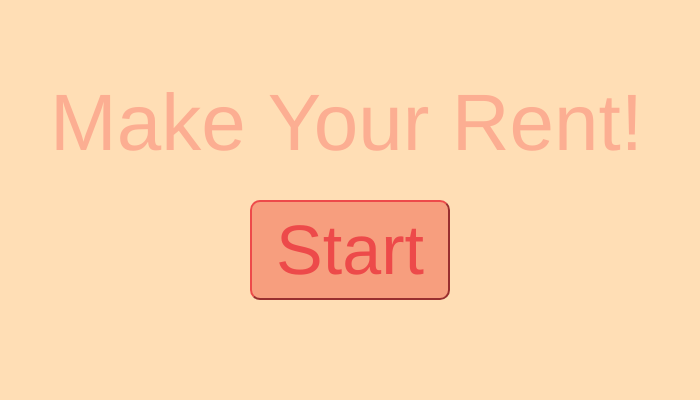
Frame 1 (no input)
Frame 60 (no input): identical to frame 1, image omitted
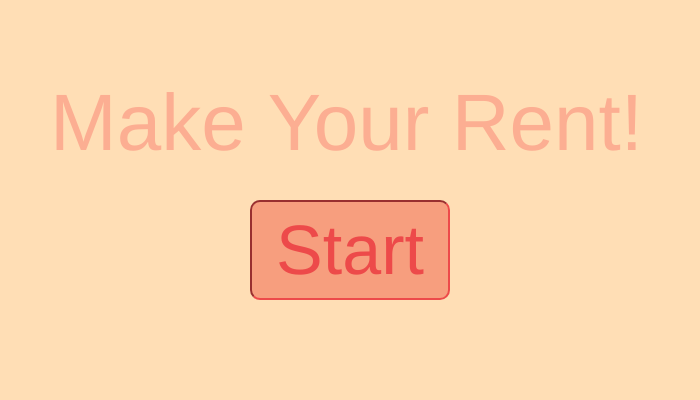
Frame 120 (the mouse pressed at the canvas centre since frame 60)

The p5.js sketch that drew these frames (run headless with seeded random() and noise() and a simulated clock; from frame 60 on, the mouse is pressed at the canvas centre):

// p5.js sketch
// ── sketch.js
var stats;
var stress = 150;
var money = 50;
var screen = "title";
let cards = ['a', 'b', 'c', 'd', 'e', 'f', 'g'];
let startButton;
let playButton;
let nextdayButton;
let playagainButton;
let card1Value, card2Value, card3Value;
let day = ['Sunday', 'Monday', 'Tuesday', 'Wednesday', 'Thursday', 'Friday', 'Saturday']
let dayIndex = 0;
//buttonstyle variables
var lpink = '#f79e7e'
var dpink = "#ed4a4a"
var bordRad = "10px"
//cardtextvar
let chosenCard;
let chosenValue;

function setup() {
    createCanvas(700, 400);
    startButton = createButton('Start');
    playButton = createButton('Play');
    nextdayButton = createButton('Next Day');
    playButton.hide();
    nextdayButton.hide();
    playagainButton = createButton('Play Again');
    playagainButton.hide();
}

function draw() {
    background(255, 222, 181);
    textSize(12);
    noEnergy();
    if (stress > 200) {
        stress = 200;
    }
    if (screen === "title") {
        titleScreen();
    }
    else if (screen === "instruct") {
        instructScreen();
    }
    else if (screen === "game") {
        gameScreen();
    }
    else if (screen === "result") {
        resultScreen();
    }
    else if (screen === "win") {
        winGame();
    }
    else if (screen === "lose") {
        loseGame();
    }
    else if (screen === "noenergy") {
        noEnergy2();
    }
}

function titleScreen() {
    textSize(80);
    fill(252, 174, 146);
    text("Make Your Rent!", 50, 150);
    startButton.style('font-size', '70px')
    startButton.style('background-color', lpink);
    startButton.style('color', dpink)
    startButton.position(250, 200);
    startButton.size(200, 100);
    startButton.style("border-radius", bordRad);
    startButton.style("border-color", dpink);
    startButton.mouseClicked(buttonClick);
}

function buttonClick() {
    screen = "instruct";
    startButton.hide();
}

function instructScreen() {
    noStroke();
    fill(255, 255, 255);
    rect(70, 70, 550, 270);
    fill('#ed4a4a');
    textSize(30);
    text('How to Play', 85, 110);
    fill('#f79e7e');
    textSize(15);
    text('It is currently Sunday and you must make $500 in rent by Saturday. ', 85, 140);
    text('You have an energy meter which starts at 75%.', 85, 160);
    text('You also have a money counter which starts at $50.', 85, 180);
    text('Each day at work you will make choices that affect money and energy', 85, 200);
    text('Make sure to keep them balanced!', 85, 220);
    text('You earn $60 after each hard day of work, but lose energy', 85, 240);
    playButton.show();
    playButton.style('font-size', '40px')
    playButton.style('background-color', lpink);
    playButton.style('color', dpink)
    playButton.position(260, 250);
    playButton.size(150, 50);
    playButton.style("border-radius", bordRad);
    playButton.style("border-color", dpink);
    playButton.mouseClicked(startGame);
}

function startGame() {
    screen = "game";
    playButton.hide();
    randomizeCards();
    nextdayButton.hide();
}

function gameScreen() {
    stressBar();
    moneyCount();
    gameBG();
    dayName();
}

function stressBar() {
    fill(255, 255, 255);
    rect(100, 50, 200, 30);
    textSize(20);
    text('Energy %', 100, 40);
    fill(dpink);
    rect(100, 50, stress, 30);
}

function moneyCount() {
    fill(255, 255, 255);
    text('Money', 20, 40);
    text('$', 20, 65);
    textSize(30);
    fill(dpink);
    text(money, 35, 75);
}

function dayName() {
    fill(255, 255, 255);
    textSize(20);
    text('Day:', 470, 30);
    textSize(30);
    fill(dpink);
    text(day[dayIndex], 525, 35);

}


function gameBG() {
    noStroke();
    fill(255, 255, 255);
    rect(70, 95, 550, 270);
    cardDraw();

}


function cardDraw() {
    textSize(15);
    card1();
    card2();
    card3();

}

function card1() {

    if (mouseX > 90 && mouseX < 240 && mouseY > 110 && mouseY < 310) {
        fill('#d13232');

    } else {
        fill(lpink);

    }
    rect(90, 110, 150, 200, 20);
    fill(255, 255, 255);
    if (card1Value === 'a') {
        text('Help an old lady', 100, 150);
        text('cross the road', 100, 165);
    } else if (card1Value === 'b') {
        text('Grab coffee before', 100, 150);
        text('work', 100, 165)
    } else if (card1Value === 'c') {
        text('Work overtime', 100, 150);
    } else if (card1Value === 'd') {
        text('Put time into', 100, 150);
        text('your crypto', 100, 165);
        text('side hustle', 100, 180);
    } else if (card1Value === 'e') {
        text('Buy your boss', 100, 150);
        text('coffee', 100, 165);
    } else if (card1Value === 'f') {
        text('Sleep in', 100, 150);
    } else if (card1Value === 'g') {
        text('Look at the', 100, 150);
        text('noise coming from', 100, 165);
        text('your car hood', 100, 180);
    }
}

function card2() {
    if (mouseX > 270 && mouseX < 420 && mouseY > 110 && mouseY < 310) {
        fill('#d13232');

    } else {
        fill(lpink);

    }
    rect(270, 110, 150, 200, 20);
    fill(255, 255, 255);
    if (card2Value === 'a') {
        text('Help an old lady', 280, 150);
        text('cross the road', 280, 165);
    } else if (card2Value === 'b') {
        text('Dress dapper', 280, 150);
    } else if (card2Value === 'c') {
        text('Put extra effort', 280, 150);
        text('into the sale', 280, 165);
    }
    else if (card2Value === 'd') {
        text('Make coffee at home', 280, 150);
    }
    else if (card2Value === 'e') {
        text('Skip lunch', 280, 150);
    }
    else if (card2Value === 'f') {
        text('Take your boss', 280, 150);
        text('to lunch', 280, 165);
    }
    else if (card2Value === 'g') {
        text('Look into your', 280, 150);
        text("co-worker's MLM", 280, 165);
        text('scheme', 280, 180);
    }
}

function card3() {
    if (mouseX > 450 && mouseX < 600 && mouseY > 110 && mouseY < 310) {
        fill('#d13232');

    } else {
        fill(lpink);

    }
    rect(450, 110, 150, 200, 20);
    fill(255, 255, 255);
    if (card3Value === 'a') {
        text('Meal-prep', 460, 150);
    } else if (card3Value === 'b') {
        text('Sing on your way', 460, 150);
        text('to work', 460, 165);
    } else if (card3Value === 'c') {
        text('Participate in', 460, 150);
        text('company bonding', 460, 165);
    } else if (card3Value === 'd') {
        text('Work extra hard', 460, 150);
    }
    else if (card3Value === 'e') {
        text('Pick up a', 460, 150);
        text('second shift', 460, 165);
    }
    else if (card3Value === 'f') {
        text('Steal handicapped', 460, 150);
        text('parking', 460, 165);
    }
    else if (card3Value === 'g') {
        text('Buy a lottery', 460, 150);
        text("ticket before work", 460, 165);
    }
}

function randomizeCards() {
    card1Value = random(cards);
    card2Value = random(cards);
    card3Value = random(cards);
}

function mousePressed() {
    if (screen === "game") {
        if (mouseX > 90 && mouseX < 240 && mouseY > 110 && mouseY < 310) {

            if (card1Value === 'a') {
                chosenCard = 'help an old lady cross the road'
                chosenValue = 'She dragged you into running her errands all day'
                stats = '-$50 , -25% energy'
                money -= 50
                stress -= 50
            }
            else if (card1Value === 'b') {
                chosenCard = 'grab a coffee before work'
                chosenValue = 'Why was it $10?'
                stats = '-$10 , +25% energy'
                money -= 10
                stress += 50
            }
            else if (card1Value === 'c') {
                chosenCard = 'work overtime'
                chosenValue = 'You worked your butt off and look where it got ya'
                stats = '+$100 , -50% energy'
                money += 100
                stress -= 100
            }
            else if (card1Value === 'd') {
                chosenCard = 'put time into your crypto side hustle'
                chosenValue = "Turns out it wasn't a scam"
                stats = '+$100 , -25% energy'
                money += 100
                stress -= 50
            }
            else if (card1Value === 'e') {
                chosenCard = 'buy your boss coffee'
                chosenValue = 'Looks like someone got a bonus check'
                stats = '+$100 , +25% energy'
                money += 100
                stress += 50
            }
            else if (card1Value === 'f') {
                chosenCard = 'sleep in'
                chosenValue = 'Nice and rested... and late'
                stats = "-$25 , +50% energy"
                money -= 25
                stress += 100
            }
            else if (card1Value === 'g') {
                chosenCard = 'investigate under hood'
                chosenValue = "Sometimes it's best to ignore it"
                stats = '-$50 , -10% energy'
                money -= 50
                stress -= 20
            }
            screen = "result";
        }
        else if (mouseX > 270 && mouseX < 420 && mouseY > 110 && mouseY < 310) {

            if (card2Value === 'a') {
                chosenCard = 'help an old lady cross the road'
                chosenValue = 'She gave you a hug and a crisp $50!'
                stats = '+$50 , +25% energy'
                money += 50
                stress += 50
            }
            else if (card2Value === 'b') {
                chosenCard = 'dress dapper'
                chosenValue = 'Your boss thinks youre cool'
                stats = '+$50 , +25% energy'
                money += 50
                stress += 50
            }
            else if (card2Value === 'c') {
                chosenCard = 'put extra effort into the sale'
                chosenValue = 'You sold. Literally.'
                stats = '+$50 , -10% energy'
                money += 50
                stress -= 20
            }
            else if (card2Value === 'd') {
                chosenCard = 'make coffee at home'
                chosenValue = "It really sucked"
                stats = '+$20 , +25% energy'
                money += 20
                stress += 50
            }
            else if (card2Value === 'e') {
                chosenCard = 'Skip lunch'
                chosenValue = 'You saved some money but are oh so hungry'
                stats = '+$30 , -25% energy'
                money += 30
                stress -= 50
            }
            else if (card2Value === 'f') {
                chosenCard = 'take your boss to lunch'
                chosenValue = 'He really liked that you paid for the whole meal.'
                stats = "-$100 , +50% energy"
                money -= 100
                stress += 100
            }
            else if (card2Value === 'g') {
                chosenCard = "look into your co-worker's MLM scheme"
                chosenValue = "What did you expect?"
                stats = '-$50 , -25% energy'
                money -= 50
                stress -= 50
            }
            screen = "result";
        }
        else if (mouseX > 450 && mouseX < 600 && mouseY > 110 && mouseY < 310) {
            if (card3Value === 'a') {
                chosenCard = 'do meal-prep'
                chosenValue = 'Much cheaper than take-out!'
                stats = '+$100 , +25% energy'
                money += 100
                stress += 50
            }
            else if (card3Value === 'b') {
                chosenCard = 'Sing your heart out!'
                chosenValue = 'What an energy booster! You pay for Spotify premium, though'
                stats = '-$10 , +25% energy'
                money -= 10
                stress += 50
            }
            else if (card3Value === 'c') {
                chosenCard = 'go to company bonding sesh'
                chosenValue = 'They gave out free merch?'
                stats = '+$50 , -25% energy'
                money += 50
                stress -= 50
            }
            else if (card3Value === 'd') {
                chosenCard = 'work extra hard!'
                chosenValue = "Bleh."
                stats = '+$50 , -50% energy'
                money += 50
                stress -= 100
            }
            else if (card3Value === 'e') {
                chosenCard = 'Grab a second shift'
                chosenValue = 'Working double reallyyy sucks'
                stats = '+$50 , -50% energy'
                money += 50
                stress -= 100
            }
            else if (card3Value === 'f') {
                chosenCard = 'steal handicapped parking'
                chosenValue = 'You made it to work wayy faster with priority parking. And a fine.'
                stats = "-$50 , +25% energy"
                money -= 50
                stress += 50
            }
            else if (card3Value === 'g') {
                chosenCard = "buy a lottery ticket"
                chosenValue = "Winner winner chicken dinner!"
                stats = '+$100 , -10% energy'
                money += 100
                stress -= 20
            }
            screen = "result";
        }
    }
}

function resultScreen() {
    stressBar();
    moneyCount();
    gameBG();
    dayName();
    noStroke();
    fill(255, 255, 255);
    rect(70, 95, 550, 270);
    fill(dpink);
    textSize(20);
    text('You chose ' + chosenCard, 85, 150);
    textSize(18);
    text(chosenValue, 85, 200);
    text(stats, 85, 250);
    nextdayButton.show();
    nextdayButton.style('font-size', '20px')
    nextdayButton.style('background-color', lpink);
    nextdayButton.style('color', dpink)
    nextdayButton.position(460, 300);
    nextdayButton.size(150, 50);
    nextdayButton.style("border-radius", bordRad);
    nextdayButton.style("border-color", dpink);
    nextdayButton.mouseClicked(nextDay);

}

function nextDay() {
    if (dayIndex < day.length - 1) {
        dayIndex++;
        screen = "game";
        nextdayButton.hide();
        randomizeCards();
        money += 60;
        stress -= 20;
    } else {
        endGame();
    }
}

function endGame() {
    if (money >= 500 && stress >= 1) {
        screen = "win";
    } else {
        screen = "lose";
    }

    playagainButton.show();
    playagainButton.style('font-size', '20px')
    playagainButton.style('background-color', lpink);
    playagainButton.style('color', dpink)
    playagainButton.position(460, 300);
    playagainButton.size(150, 50);
    playagainButton.style("border-radius", bordRad);
    playagainButton.style("border-color", dpink);
    playagainButton.mouseClicked(restart);
}
function restart() {
    screen = "title";
    stress = 150;
    money = 50;
    playagainButton.hide();
    startButton.show();
    dayIndex = 0;
}
function winGame() {
    nextdayButton.hide();
    noStroke();
    fill(255, 255, 255);
    rect(70, 95, 550, 270);
    fill(dpink);
    textSize(30);
    text('You Made Rent!', 85, 150);
}
function loseGame() {
    nextdayButton.hide();
    noStroke();
    fill(255, 255, 255);
    rect(70, 95, 550, 270);
    fill(dpink);
    textSize(30);
    text('You Got Evicted!', 85, 150);
}
function noEnergy() {
    if (stress <= 0) {
        screen = "noenergy";
        stress = 100;
        money -= 50;
    }
}

function noEnergy2() {
    noStroke();
    fill(255, 255, 255);
    rect(70, 95, 550, 270);
    fill(dpink);
    textSize(30);
    text('You passed out at work!', 85, 150);
    textSize(20);
    text("Boss sent you home without the day's pay", 85, 180);
    nextdayButton.show();
}
